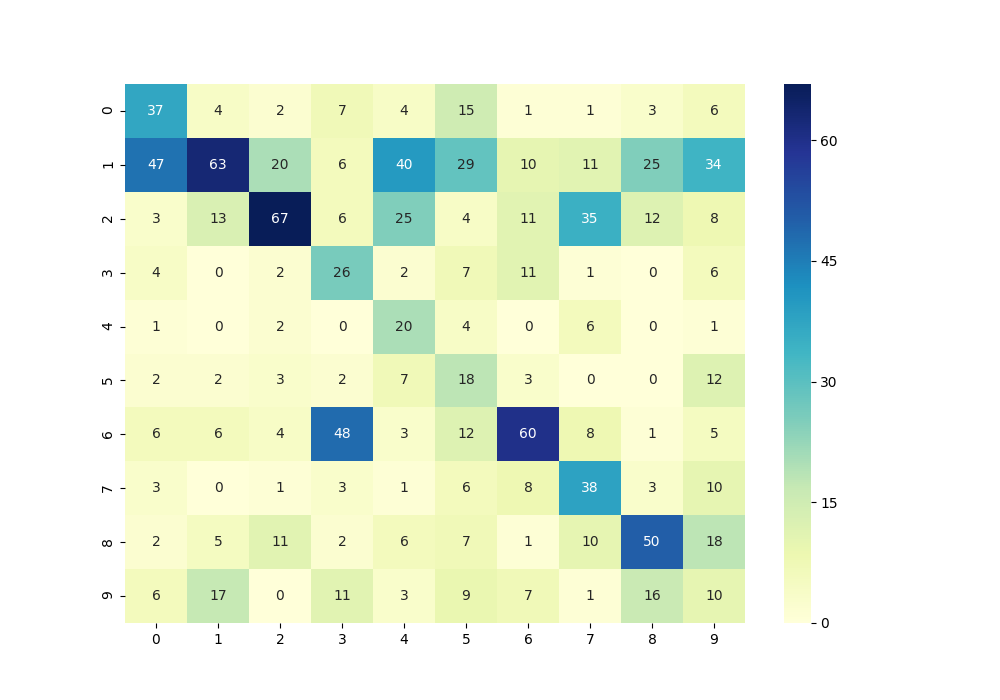
#> input picture cfm_0.001_.png, 1000 x 700 px; its folder holds only this picture in this run
$ python -i Test_1705093.py   (imports and definitions only)
#> lines starting #> are read from the running program, lines starting #| are printed output that depends on the picture; after the words box and inside, x2 and y2 are one past the last pixel; in counts of white or black regions, pixels touching at a corner belong together
### Train_1705093.py
import numpy as np
import pandas as pd
import tqdm

from sklearn.model_selection import train_test_split
from sklearn.metrics import f1_score
from sklearn.metrics import accuracy_score
from sklearn.metrics import multilabel_confusion_matrix
from sklearn.metrics import log_loss

import os
from matplotlib import pyplot as plt
import seaborn as sn
import cv2
import pickle


#=======================================================================================================================================================

#                                                          Softmax:


#=======================================================================================================================================================

class Softmax:
    def __init__(self):
        self.input = None
        self.output = None

    # [6 lines left out: function forward, not called in this run]

    def backward(self, y):
        return self.output - y

    # def softmax_derivative(self, x):
    #     return np.exp(x) / np.sum(np.exp(x), axis=1, keepdims=True)

    def clear(self):
        self.output = None
        self.input = None


#=======================================================================================================================================================

#                                                          Flatten

#=======================================================================================================================================================

class Flatten:
    def __init__(self):
        self.input = None
        self.output = None

    # [4 lines left out: function forward, not called in this run]

    def backward(self, output_gradient):
        return  output_gradient.reshape(self.input.shape)

    def clear(self):
        pass

#=======================================================================================================================================================

#                                                          ReLU

#=======================================================================================================================================================
class ReLU:
    def __init__(self):
        self.input = None
        self.output = None

    # [4 lines left out: function forward, not called in this run]

    def backward(self, output_gradient):
        input_gradient =  np.where(self.input > 0, output_gradient, 0)
        return input_gradient

    # [4 lines left out: function relu_derivative, not called in this run]

    def clear(self):
        self.input = None
        self.output = None

#=======================================================================================================================================================

#                                                          MaxPool

#=======================================================================================================================================================

class MaxPool:
    # [42 lines left out: functions __init__, forward, backward, not called in this run]

    def clear(self):
        self.left_gradient = None


#=======================================================================================================================================================

#                                                          DenseLayer

#=======================================================================================================================================================

class DenseLayer:
    # [39 lines left out: functions __init__, forward, not called in this run]

    def cross_entropy_loss(self, y_pred, y_true):
        loss = -np.sum(y_true * np.log(y_pred + 1e-10)) / self.m
        return loss

    # [40 lines left out: functions backward, update_weights, clear, not called in this run]

#=======================================================================================================================================================

#                                                          ConvLayer

#=======================================================================================================================================================
class ConvLayer:
    # [177 lines left out: functions __init__, forward, backward, update, clear, not called in this run]


#=======================================================================================================================================================

#                                                          Network

#=======================================================================================================================================================
class Network:
    # [33 lines left out: functions __init__, forward, backward, train, not called in this run]

    def cross_entropy_loss(self, y_pred, y_true):
        loss = log_loss(y_true, y_pred)
        return loss

    # [17 lines left out: functions f1_macro, accuracy, confusion_matrix, not called in this run]

    def clear(self):
        for layer in self.model:
            layer.clear()

    def pickle_predict(self, X):
        y_pred = self.forward(X)
        return y_pred

#=======================================================================================================================================================

#                                                          process_image

#=======================================================================================================================================================


# [34 lines left out: function process_image, not called in this run]

#=======================================================================================================================================================

#                                                          get_X_y

#=======================================================================================================================================================

def get_X_y():

    # [11 lines of commented-out code are left out]

    X_val = np.load('X_test.npy')
    y_val = pd.read_csv(os.path.join('..', 'dataset', 'training-d.csv'))
    y_val = y_val['digit'].values

    X = np.load('X.npy')
    path = os.path.join('..', 'dataset', 'training-a.csv')
    y_a = pd.read_csv(path)
    path = os.path.join('..', 'dataset', 'training-b.csv')
    y_b = pd.read_csv(path)
    path = os.path.join('..', 'dataset', 'training-c.csv')
    y_c = pd.read_csv(path)
    y = pd.concat([y_a, y_b, y_c])
    y = y['digit'].values

    # X = X_a
    # y = y_a['digit'].values

    return X, y, X_val, y_val


#=======================================================================================================================================================

#                                                          main

#=======================================================================================================================================================

X, y, X_val, y_val= get_X_y()
# X_train, X_val, y_train, y_val = train_test_split(X, y, test_size=0.25, random_state=42, stratify=y)

# one hot encoding
y = np.eye(10)[y]
y_val_true =  np.eye(10)[y_val]

X_train = X
y_train = y


learning_rate = 0.001
epoch = 25

model = Network(learning_rate)

y_pred = None

training_loss = []
validation_loss = []
training_accuracy = []
validation_accuracy = []
training_f1 = []
validation_f1 = []


for i in range(epoch):
    print("Epoch : ", i+1, "Learning Rate : ", learning_rate)
    for j in tqdm.tqdm(range(0,X.shape[0], 64)):
        #mini batch : choose 128 random images
        index = np.random.randint(0, X_train.shape[0], 64)
        X_batch = X_train[index]
        y_batch = y[index]
        model.train(X_batch, y_batch)

    y_pred = model.forward(X_train)

    #training loss
    loss = model.cross_entropy_loss(y_pred, y)
    print("Training Loss = %.4f" % loss)
    training_loss.append(loss)

    #f1 score
    f1 = model.f1_macro(y_pred, y)
    print("Training F1 Score = %.4f" % f1)
    training_f1.append(f1)


    #training accuracy

    accuracy = model.accuracy(y_pred, y) * 100
    print("Training Accuracy = %.4f" % accuracy)
    training_accuracy.append(accuracy)

    #validation

    y_pred = model.forward(X_val)

    #validation loss

    loss = model.cross_entropy_loss(y_pred, y_val_true)
    print("Validation Loss = %.4f" % loss)
    validation_loss.append(loss)

    #validation f1

    f1 = model.f1_macro(y_pred, y_val_true)
    print("Validation F1 Score = %.4f" % f1)
    validation_f1.append(f1)


    #validation accuracy

    accuracy = model.accuracy(y_pred, y_val_true) * 100
    print("Validation Accuracy = %.4f" % accuracy)
    validation_accuracy.append(accuracy)


pd.DataFrame({
    'Training Loss': training_loss,
    'Validation Loss': validation_loss,
    'Training Accuracy': training_accuracy,
    'Validation Accuracy': validation_accuracy,
    'Training F1': training_f1,
    'Validation F1': validation_f1
}).to_csv('result_lr_'+str(learning_rate)+ '_.csv', index=False )

# [17 lines of commented-out code are left out]

### Test_1705093.py
# write a separate python script that can load the pickle file of your trained model and use
# it to predict labels for query images (i.e., the images for which classification needs to be done) from a specific folder. The path of
# the folder will be a command line parameter. In the same folder you will prepare a CSV file with 2 columns.
# The first column contains the input file names (just the name, excluding path) and the second column contains the corresponding predicted digit.


import sys
import pickle
import os
import cv2
import numpy as np
import pandas as pd
import matplotlib.pyplot as plt
from Train_1705093 import *


def process_image(path):
#> called with path = '.'
    image_files = [f for f in os.listdir(path) if f.endswith('.jpg') or f.endswith('.png')]

    # Load and process each image
    images = []
    names = []
    for file in image_files:
        print('Processing image: %s' % file)
        names.append(file)

        image = cv2.imread(os.path.join(path, file))
#> image is the input picture: shape (700, 1000, 3); mean B, G, R 222.7, 241.2, 230.8
        image = cv2.cvtColor(image, cv2.COLOR_BGR2GRAY)
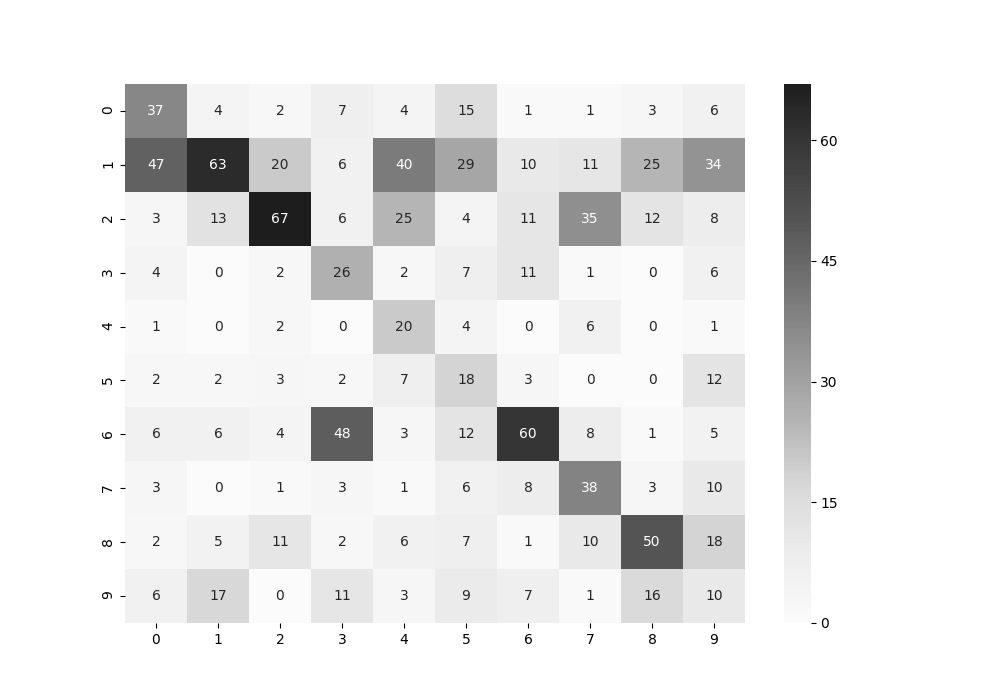
#> image: shape (700, 1000); min 0, max 255, mean 236
        image = cv2.resize(image, (32, 32))
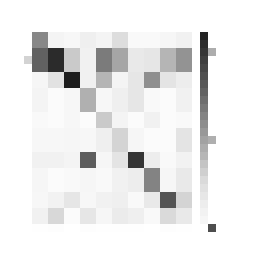
#> image: shape (32, 32) (shown 8 times larger); min 29, max 255, mean 236.4
        kernel = np.ones((3, 3), np.uint8)

        image = image.astype(np.float32)
        image = image / 255.0
        image = 1 - image
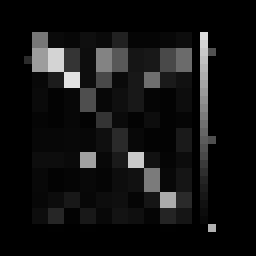
#> image: shape (32, 32) float32 (shown 8 times larger); min 0, max 0.886, mean 0.0731
        image = cv2.dilate(image, kernel, iterations=1)
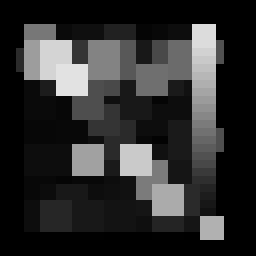
#> image: shape (32, 32) float32 (shown 8 times larger); min 0, max 0.886, mean 0.182

        blank, image = cv2.threshold(image, 0.5, 1, cv2.THRESH_BINARY)
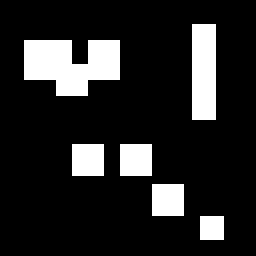
#> image: shape (32, 32) float32 (shown 8 times larger); values 0 (black) and 1 (white), 15.1% white; 6 white regions (4 under 20 px), largest, box (x1, y1, x2, y2) and area: (3, 5, 15, 12) 62, (24, 3, 27, 15) 36


        #crop the image and make it 28 X 28
        image = image[2:30, 2:30]
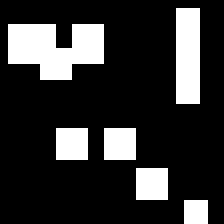
#> image: shape (28, 28) float32 (shown 8 times larger); values 0 (black) and 1 (white), 19.8% white; 6 white regions (4 under 20 px), largest, box (x1, y1, x2, y2) and area: (1, 3, 13, 10) 62, (22, 1, 25, 13) 36


        # add a dimension to the image to make it a 3D array (i.e. a single image) instead of a 2D array (i.e. a list of images), make it 1 X 28 X 28
        image = np.expand_dims(image, axis=0)
        images.append(image)

    # Combine the images into a single 4D numpy array
    images = np.array(images)


    return images, names

#take path as input from command line

path = sys.argv[1]

# [1 line not run here, left out]

X, names = process_image(path)
#> names = ['cfm_0.001_.png']

# [1 line that did not run here, left out]

# [1 line that did not run here, left out]

#make a dataframe with 2 columns, first column contains the input file names (just the name, excluding path) and the second column contains the corresponding predicted digit.

# [1 line that did not run here, left out]

# [1 line not run here, left out]

>>> result = process_image('cfm_0.001_.png')
#> (the run stopped early here; a loop or call above may not have finished)
